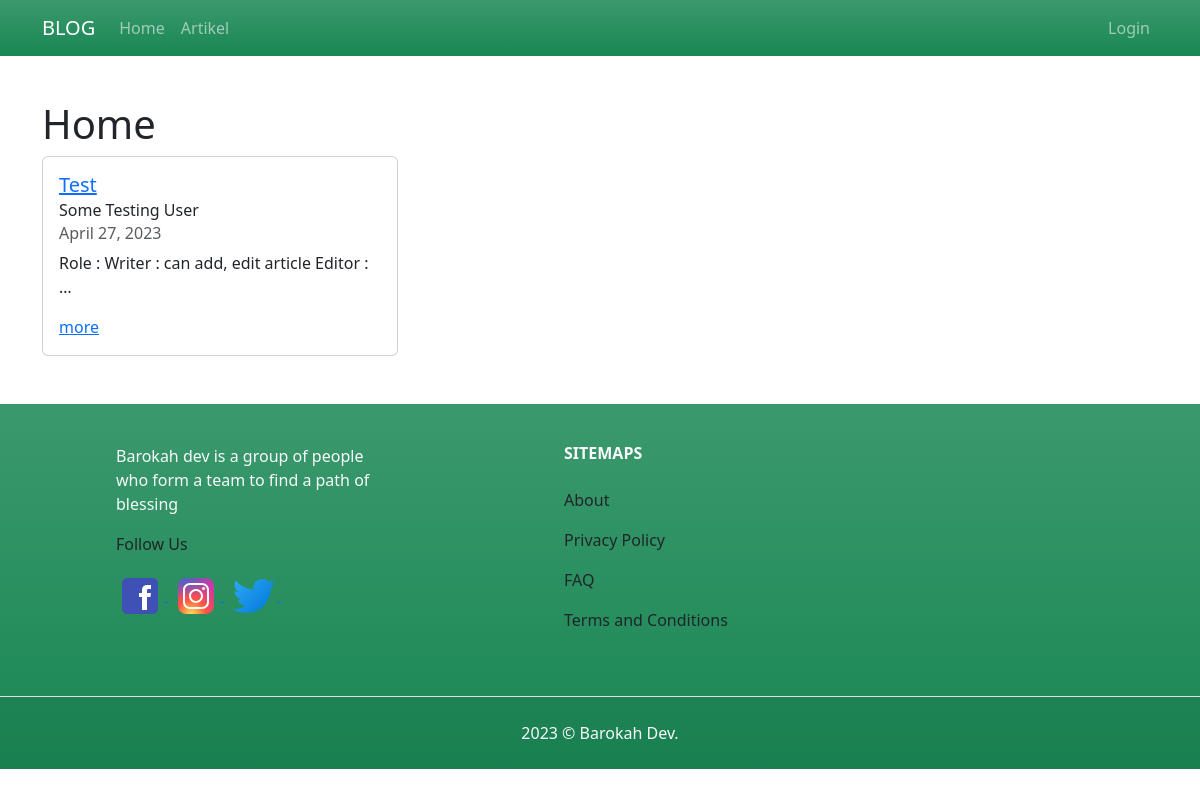
Before: / with the older database file.
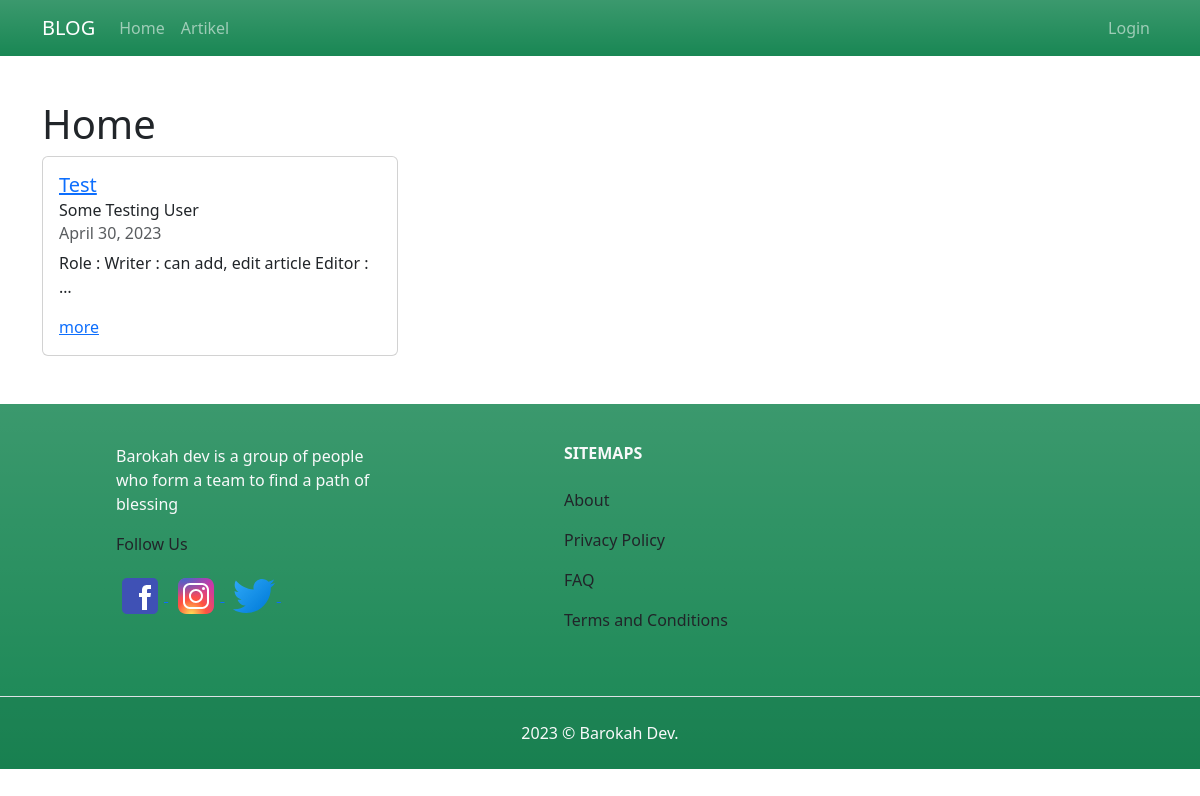
After: the same page with the newer database file.
### article/models.py (models this page shows, shortened)
class Article(models.Model):
	title		= models.CharField(max_length=255)
	body 		= models.TextField()
	category_choices = [
		('Test', 'Test'),
		('News', 'News'),
		('Sport', 'Sport'),
	]
	category 	= models.CharField(
		max_length=10,
		choices=category_choices,
		default='Test'
	)
	created		= models.DateTimeField(auto_now_add=True)
	updated 	= models.DateTimeField(auto_now=True)
	is_published = models.BooleanField(default=False)
	published 	 = models.DateTimeField(null=True)
	slug		 = models.SlugField(blank=True, editable=False)
	class Meta:
		permissions = (
			('publish_article', 'Can publish article'),
		)

### BlogClassBasedView/views.py (the view)
# urls.py: path('', BlogHomeView.as_view(), name='home'),
class BlogHomeView(TemplateView, ArticleEachCategory):
	template_name = "index.html"
	def get_context_data(self):
		querysets = self.get_latest_article_each_category()
		context = {
			'latest_artikel_list':querysets,
		}
		return context

### article/views.py (called while the page is built)
	def get_latest_article_each_category(self):
		category_list = self.model.objects.values_list('category', flat=True).distinct()
		queryset = []
		for category in category_list:
			article = self.model.objects.filter(category=category).latest('published')
			queryset.append(article)
		return queryset

### templates/index.html (shortened to what this page needs)
{% extends "base.html" %}
{% block contents %}
	<h1>Home</h1>
	<div class="row">
		{% for article in latest_artikel_list %}
			<div class="col-sm-4">
				<div class="card" >
				  <div class="card-body">
				    <h5 class="card-title"><a href="{% url 'article:category' article.category 1%}">{{article.category}}</a></h5>
				    <h6 class="card-subtitle mb-2 text-dark">{{article.title}}</h6>
				    <h6 class="card-subtitle mb-2 text-muted">{{article.published|date}}</h6>
				    <p class="card-text">{{article.body|truncatewords:10}}</p>
				    <a href="{% url 'article:detail' article.slug%}" class="card-link">more</a>
				  </div>
				</div>
			</div>
		{% endfor %}
	</div>
{% endblock contents %}

Changed rows visible on the page:
changed Article "Test": published "April 27, 2023" → "April 30, 2023"
